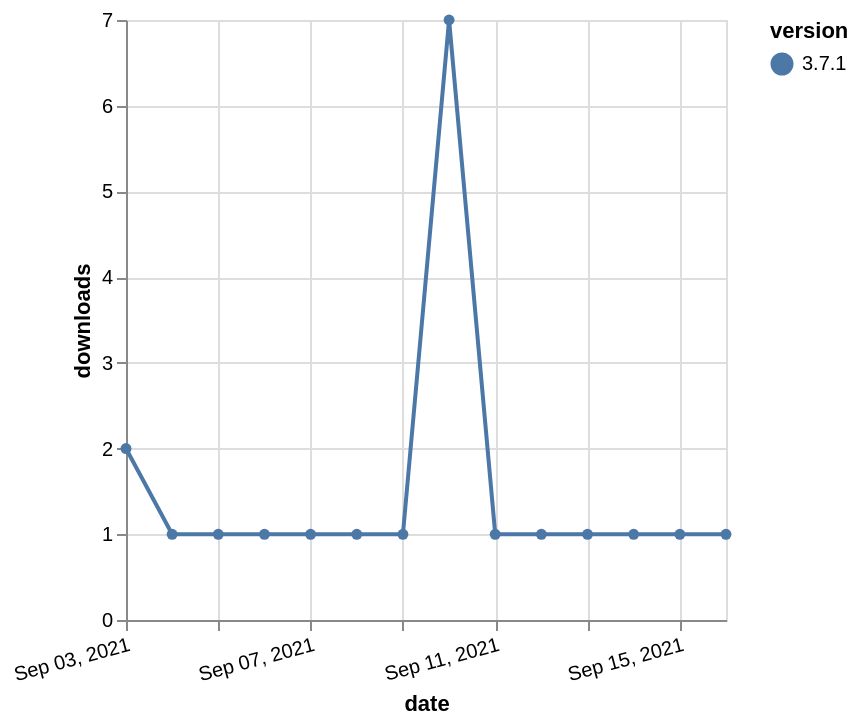

Express this chart as Vega-Lite.
### Vega-Lite specification from a JSON file in a GitHub repository (floating-point values rounded to 4 significant figures)
{"$schema": "https://vega.github.io/schema/vega-lite/v5.json", "description": "A simple bar chart with embedded data.", "data": {"values": [{"date": "2021-09-03", "total": 492, "delta": 2, "version": "3.7.1"}, {"date": "2021-09-04", "total": 493, "delta": 1, "version": "3.7.1"}, {"date": "2021-09-05", "total": 494, "delta": 1, "version": "3.7.1"}, {"date": "2021-09-06", "total": 495, "delta": 1, "version": "3.7.1"}, {"date": "2021-09-07", "total": 496, "delta": 1, "version": "3.7.1"}, {"date": "2021-09-08", "total": 497, "delta": 1, "version": "3.7.1"}, {"date": "2021-09-09", "total": 498, "delta": 1, "version": "3.7.1"}, {"date": "2021-09-10", "total": 505, "delta": 7, "version": "3.7.1"}, {"date": "2021-09-11", "total": 506, "delta": 1, "version": "3.7.1"}, {"date": "2021-09-12", "total": 507, "delta": 1, "version": "3.7.1"}, {"date": "2021-09-13", "total": 508, "delta": 1, "version": "3.7.1"}, {"date": "2021-09-14", "total": 509, "delta": 1, "version": "3.7.1"}, {"date": "2021-09-15", "total": 510, "delta": 1, "version": "3.7.1"}, {"date": "2021-09-16", "total": 511, "delta": 1, "version": "3.7.1"}]}, "width": "container", "mark": {"type": "line", "point": {"filled": true}}, "encoding": {"x": {"field": "date", "type": "temporal", "timeUnit": "yearmonthdate", "title": "date", "axis": {"labelAngle": -15}}, "y": {"field": "delta", "type": "quantitative", "title": "downloads"}, "color": {"field": "version", "type": "nominal"}, "tooltip": {"field": "delta"}}}
